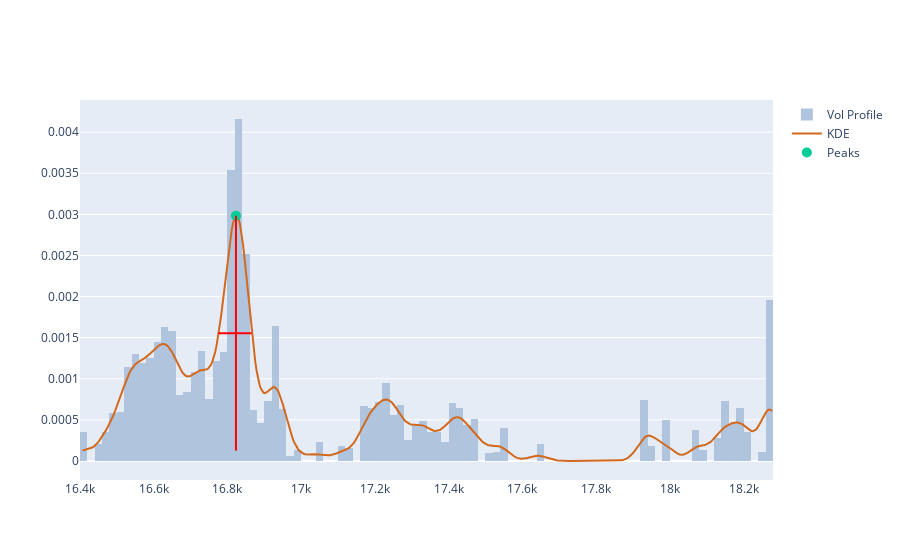

Source (notebook cell):
### Code cell
pipsize = 0.0001
max_width_pips = 20
min_prom = kdy.max() * 0.3
width_range=(1, max_width_pips * pipsize / ticks_per_sample)
peaks, peak_props = signal.find_peaks(kdy, width=width_range, prominence=min_prom)
pkx = xr[peaks]
pky = kdy[peaks]

for x0, x1, y in zip(width_x0, width_x1, width_y):
    fig.add_shape(type='line',
        xref='x', yref='y',
        x0=x0, y0=y, x1=x1, y1=y,
        line=dict(
            color='red',
            width=2,
        )
    )
fig.show()

### Figure 1 — Plotly figure (JSON) as saved in the notebook; plotly's stock layout.template omitted (floating-point values rounded to 4 significant figures; data arrays with more than 128 entries replaced by an {"elided": "..."} marker saying what was removed)
{"data": [{"histfunc": "sum", "histnorm": "probability density", "marker": {"color": "#B0C4DE"}, "name": "Vol Profile", "nbinsx": 150, "type": "histogram", "x": {"elided": "1000 float values"}, "y": {"elided": "1000 float values"}}, {"marker": {"color": "#D2691E"}, "mode": "lines", "name": "KDE", "type": "scatter", "x": {"elided": "500 float values"}, "y": {"elided": "500 float values"}}, {"marker": {"size": 10}, "mode": "markers", "name": "Peaks", "type": "scatter", "x": [16820.0], "y": [0.002983]}], "layout": {"autosize": true, "shapes": [{"line": {"color": "red", "width": 2}, "type": "line", "x0": 16820.0, "x1": 16820.0, "xref": "x", "y0": 0.002983, "y1": 0.0001262, "yref": "y"}, {"line": {"color": "red", "width": 2}, "type": "line", "x0": 16780.0, "x1": 16870.0, "xref": "x", "y0": 0.001555, "y1": 0.001555, "yref": "y"}], "xaxis": {"autorange": true, "range": [16400, 18280], "type": "linear"}, "yaxis": {"autorange": true, "range": [-0.0002311, 0.004392], "type": "linear"}}}
